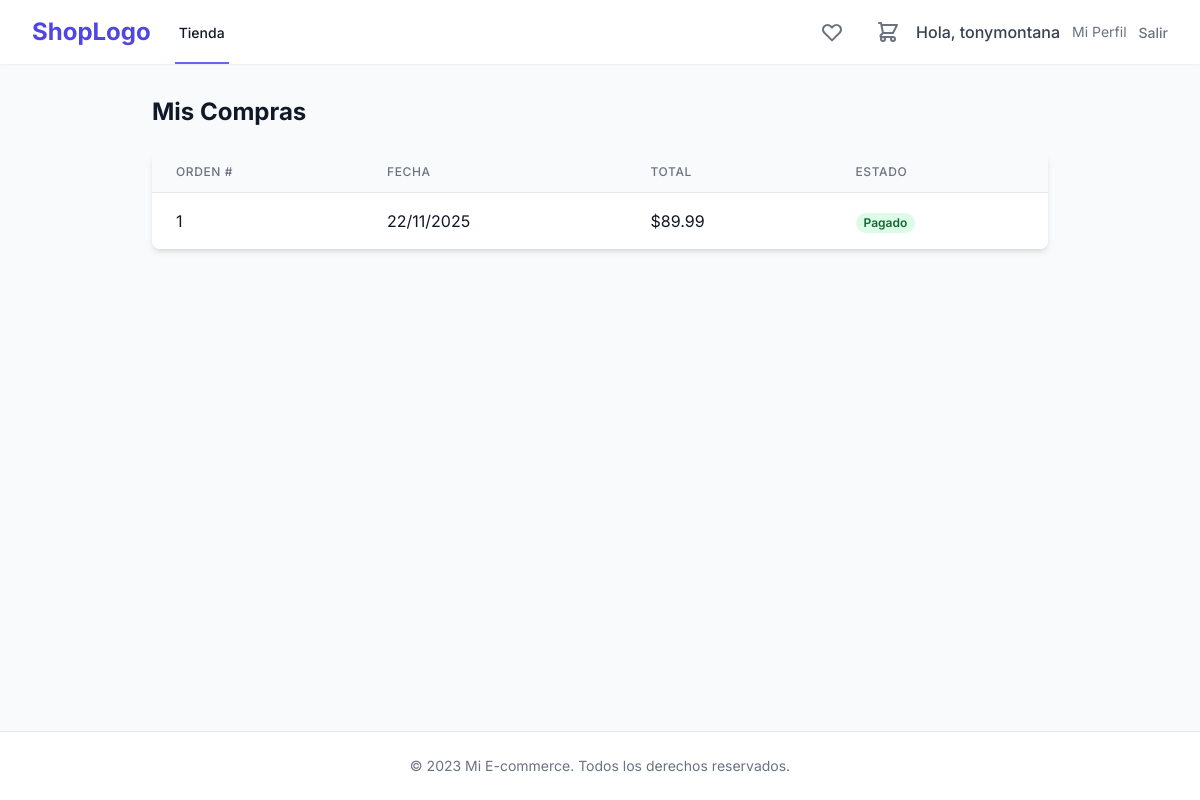
The app's page /users/orders/ (signed in), older data.
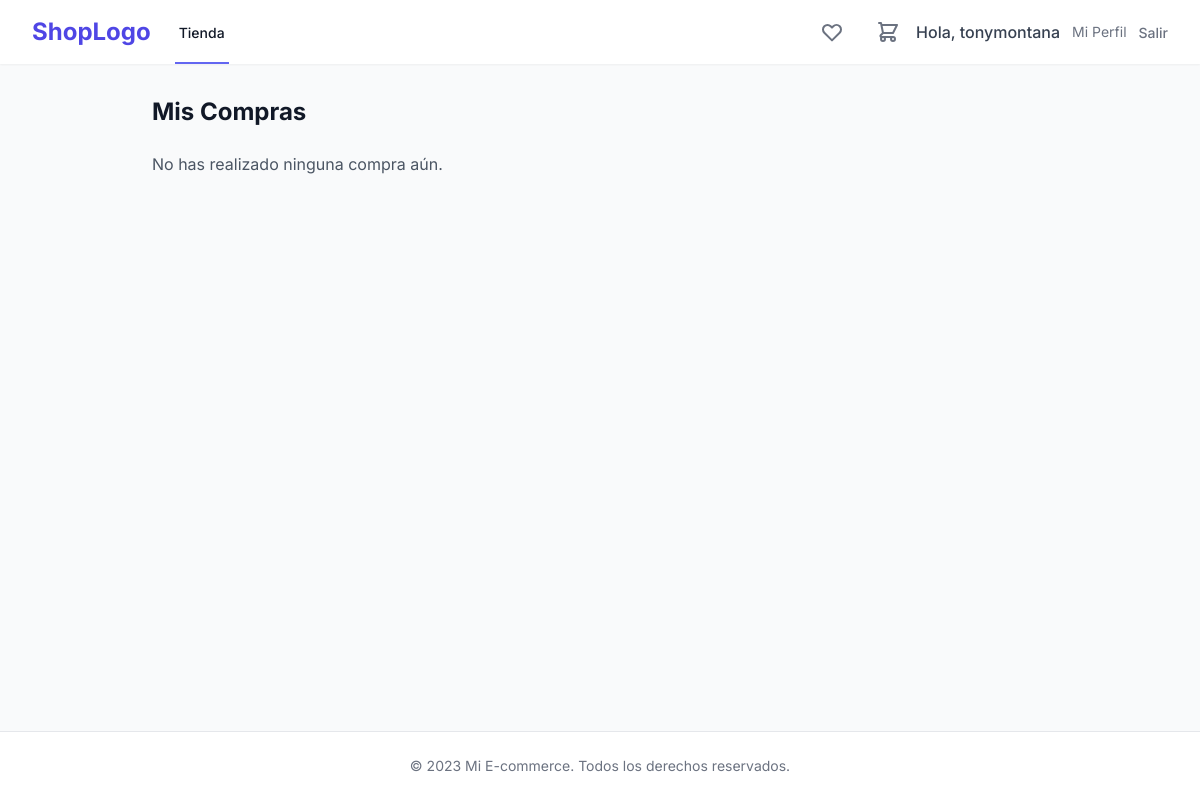
The same page, newer data.
### orders/models.py (models this page shows, shortened)
class Order(models.Model):
    user = models.ForeignKey(User, on_delete=models.SET_NULL, null=True, blank=True, related_name='orders')
    first_name = models.CharField(max_length=50)
    last_name = models.CharField(max_length=50)
    email = models.EmailField()
    address = models.CharField(max_length=250)
    postal_code = models.CharField(max_length=20)
    city = models.CharField(max_length=100)
    created = models.DateTimeField(auto_now_add=True)
    updated = models.DateTimeField(auto_now=True)
    paid = models.BooleanField(default=False)
    class Meta:
        ordering = ['-created']
        indexes = [
            models.Index(fields=['-created']),
        ]
    def get_total_cost(self):
        return sum(item.get_cost() for item in self.items.all())

class OrderItem(models.Model):
    order = models.ForeignKey(Order,
                              related_name='items',
                              on_delete=models.CASCADE)
    product = models.ForeignKey(Product,
                                related_name='order_items',
                                on_delete=models.CASCADE)
    price = models.DecimalField(max_digits=10,
                                decimal_places=2)
    quantity = models.PositiveIntegerField(default=1)
    def get_cost(self):
        return self.price * self.quantity

### users/views.py (the view)
# urls.py: path('orders/', views.order_history, name='order_history'),
@login_required
def order_history(request):
    orders = Order.objects.filter(user=request.user)
    return render(request, 'users/order_history.html', {'orders': orders})

### cart/cart.py (called while the page is built)
    def __len__(self):
        return sum(item['quantity'] for item in self.cart.values())

### cart/context_processors.py (called while the page is built)
def cart(request):
    return {'cart': Cart(request)}

### users/templates/users/order_history.html (shortened to what this page needs)
{% extends "store/base.html" %}
{% block content %}
<div class="max-w-4xl mx-auto">
    <h1 class="text-2xl font-bold mb-6">Mis Compras</h1>
    {% if orders %}
    <div class="bg-white shadow-md rounded-lg overflow-hidden">
        <table class="min-w-full divide-y divide-gray-200">
            <thead class="bg-gray-50">
                <tr>
                    <th class="px-6 py-3 text-left text-xs font-medium text-gray-500 uppercase tracking-wider">Orden #
                    </th>
                    <th class="px-6 py-3 text-left text-xs font-medium text-gray-500 uppercase tracking-wider">Fecha
                    </th>
                    <th class="px-6 py-3 text-left text-xs font-medium text-gray-500 uppercase tracking-wider">Total
                    </th>
                    <th class="px-6 py-3 text-left text-xs font-medium text-gray-500 uppercase tracking-wider">Estado
                    </th>
                </tr>
            </thead>
            <tbody class="bg-white divide-y divide-gray-200">
                {% for order in orders %}
                <tr>
                    <td class="px-6 py-4 whitespace-nowrap">{{ order.id }}</td>
                    <td class="px-6 py-4 whitespace-nowrap">{{ order.created|date:"d/m/Y" }}</td>
                    <td class="px-6 py-4 whitespace-nowrap">${{ order.get_total_cost }}</td>
                    <td class="px-6 py-4 whitespace-nowrap">
                        {% if order.paid %}
                        <span
                            class="px-2 inline-flex text-xs leading-5 font-semibold rounded-full bg-green-100 text-green-800">Pagado</span>
                        {% else %}
                        <span
                            class="px-2 inline-flex text-xs leading-5 font-semibold rounded-full bg-red-100 text-red-800">Pendiente</span>
                        {% endif %}
                    </td>
                </tr>
                {% endfor %}
            </tbody>
        </table>
    </div>
    {% else %}
    <p class="text-gray-600">No has realizado ninguna compra aún.</p>
    {% endif %}
</div>
{% endblock %}

Row changes from the older to the newer data that the page shows:
removed Order: id "1", created "22/11/2025", get_total_cost "89.99", paid "Pagado"
Text that changed along with them:
text no longer shown: "ORDEN # FECHA TOTAL ESTADO"
text now shown: "No has realizado ninguna compra aún."
